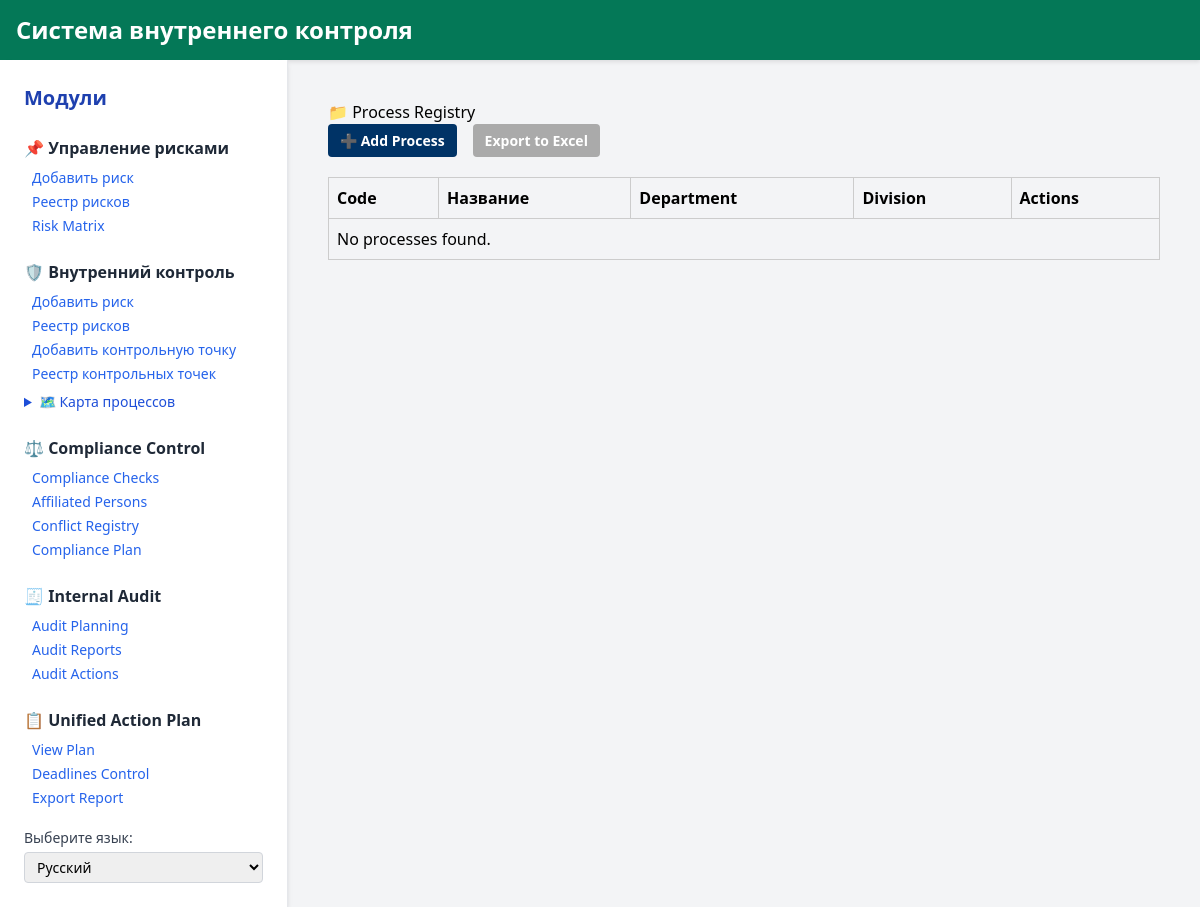
Before: /ru/control/processes/ with the older database file.
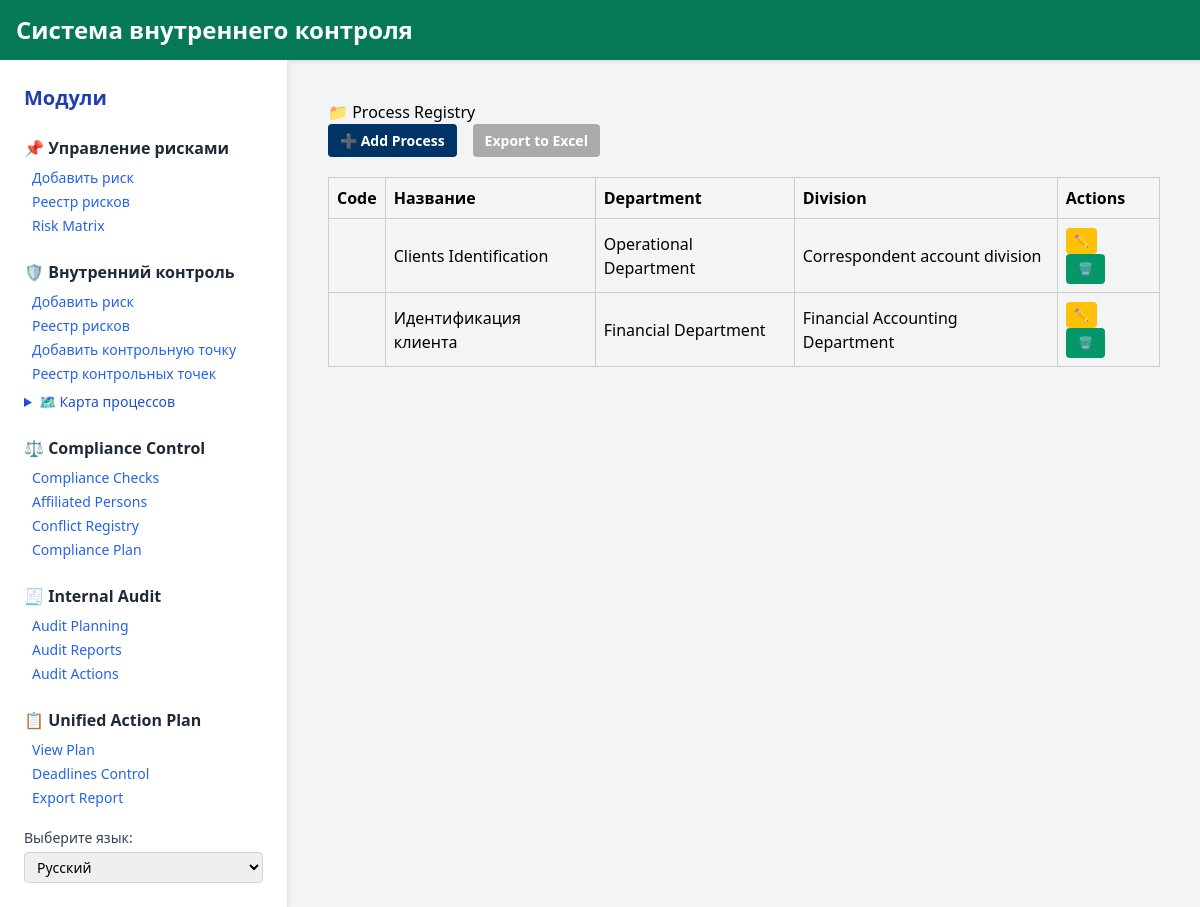
After: the same page with the newer database file.
### control_app/models.py (models this page shows, shortened)
class ProcessDiagram(models.Model):
    name = models.CharField(max_length=255)
    department = models.ForeignKey(Department, on_delete=models.CASCADE)
    division = models.ForeignKey(Division, on_delete=models.CASCADE)
    bpmn_xml = models.TextField()
    created_at = models.DateTimeField(auto_now_add=True)
    created_by = models.ForeignKey('auth.User', on_delete=models.SET_NULL, null=True, blank=True)
    code = models.CharField(max_length=50, unique=True, editable=False, blank=True)

class Department(models.Model):
    name = models.CharField(_("Department"), max_length=200, unique=True)

class Division(models.Model):
    department = models.ForeignKey(Department, on_delete=models.CASCADE, related_name='divisions')
    name = models.CharField(_("Division"), max_length=200)

### control_app/views.py (the view)
# urls.py: path('processes/', views.process_list, name='process_list'),
def process_list(request):
    processes = ProcessDiagram.objects.select_related('department', 'division').all()
    return render(request, 'control_app/process_list.html', {
        'processes': processes,
    })

### control_app/templates/control_app/process_list.html (shortened to what this page needs)
{% extends 'main_app/home.html' %}
{% load i18n static %}
{% block content %}
<h2 class="module-title">📁 {% trans "Process Registry" %}</h2>
<div class="top-buttons">
    <a href="{% url 'control:editor_bpmn' %}" class="btn btn-primary">➕ {% trans "Add Process" %}</a>
    <a href="{% url 'control:export_processes_excel' %}" class="btn btn-secondary">{% trans "Export to Excel" %}</a>
</div>
<table>
    <thead>
        <tr>
            <th>{% trans "Code" %}</th>
            <th>{% trans "Name" %}</th>
            <th>{% trans "Department" %}</th>
            <th>{% trans "Division" %}</th>
            <th>{% trans "Actions" %}</th>
        </tr>
    </thead>
    <tbody>
        {% for process in processes %}
        <tr>
            <td>{{ process.code }}</td>
            <td>{{ process.name }}</td>
            <td>{{ process.department.name }}</td>
            <td>{{ process.division.name }}</td>
            <td>
                <a href="{% url 'control:edit_diagram' process.id %}" class="btn btn-sm btn-warning">✏️</a>
        <form method="post" action="{% url 'control:delete_diagram' process.id %}" style="display:inline;">
          <button type="submit" class="btn btn-sm btn-danger" onclick="return confirm('{% trans "Are you sure you want to delete this process?" %}');">🗑️</button>
        </form>
      </td>
    </tr>
    {% empty %}
    <tr><td colspan="5">{% trans "No processes found." %}</td></tr>
    {% endfor %}
  </tbody>
</table>
{% endblock %}

Changed rows visible on the page:
added ProcessDiagram: name "Clients Identification", department.name "Operational Department", division.name "Correspondent account division"
added ProcessDiagram: name "Идентификация клиента", department.name "Financial Department", division.name "Financial Accounting Department"
Other visible differences:
text no longer shown: "No processes found."
